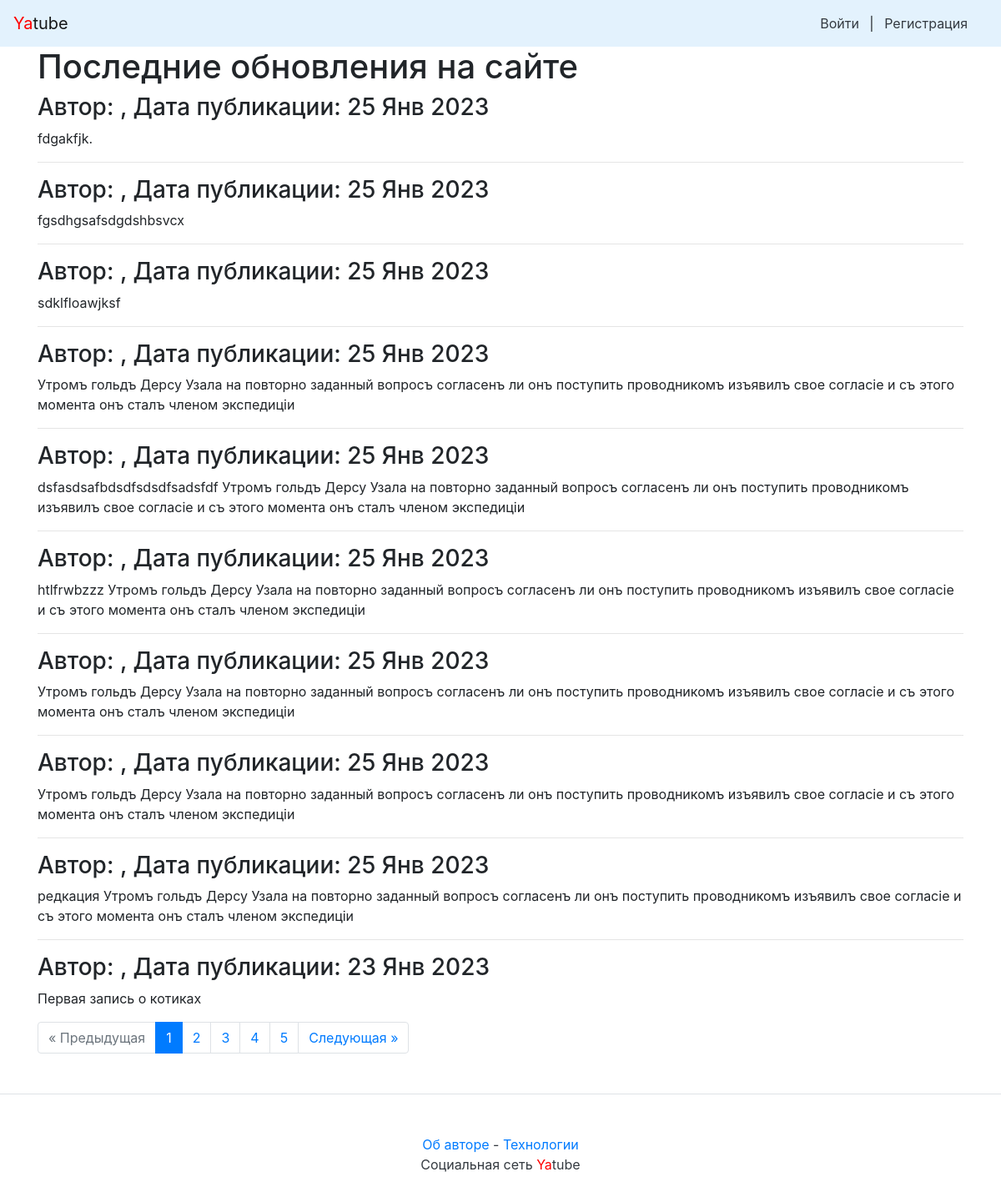
The page / on the database its author committed.
### posts/models.py (models this page shows, shortened)
class Post(models.Model):
    objects = None
    text = models.TextField(verbose_name='Текст')
    pub_date = models.DateTimeField("date published", auto_now_add=True)
    author = models.ForeignKey(
        User,
        on_delete=models.CASCADE,
        related_name="posts",
        verbose_name='Автор'
    )
    group = models.ForeignKey(
        'Group',
        on_delete=models.CASCADE,
        related_name="posts", blank=True,
        null=True,
        verbose_name='Группа'
    )
    class Meta:
        ordering = ['-pub_date']
        verbose_name = 'Пост'
        verbose_name_plural = 'Посты'

### posts/views.py (the view)
# urls.py: path("", views.index, name="index"),
def index(request):
    post_list = Post.objects.order_by('-pub_date').all()
    paginator = Paginator(post_list, 10)  # показывать по 10 записей на странице.
    page_number = request.GET.get('page')  # переменная в URL с номером запрошенной страницы
    page = paginator.get_page(page_number)  # получить записи с нужным смещением
    return render(
        request,
        'index.html',
        {'page': page, 'paginator': paginator}
    )

### posts/context_processors.py (called while the page is built)
def year(request):
    years = datetime.now().year
    return {'year': years}

### templates/index.html (shortened to what this page needs)
{% extends "base.html" %}
{% block content %}
    <h1> Последние обновления на сайте </h1>
    {% for post in page %}
        <h3>
            Автор: {{ post.author.get_full_name }}, Дата публикации: {{ post.pub_date|date:"d M Y" }}
        </h3>
        <p>{{ post.text|linebreaksbr }}</p>
        {% if not forloop.last %}<hr>{% endif %}
    {% endfor %}
    {% if page.has_other_pages %}
        {% include "paginator.html" with items=page paginator=paginator %}
    {% endif %}
{% endblock %}

### rows shown on the page
Post: pub_date "25 Янв 2023", text "fdgakfjk."
Post: pub_date "25 Янв 2023", text "fgsdhgsafsdgdshbsvcx"
Post: pub_date "25 Янв 2023", text "sdklfloawjksf"
Post: pub_date "25 Янв 2023", text "Утромъ гольдъ Дерсу Узала на повторно заданный вопросъ согласенъ ли онъ поступить проводникомъ изъявилъ свое согласіе и съ этого момента онъ сталъ членом экспедиціи"
Post: pub_date "25 Янв 2023", text "dsfasdsafbdsdfsdsdfsadsfdf Утромъ гольдъ Дерсу Узала на повторно заданный вопросъ согласенъ ли онъ поступить проводникомъ изъявилъ свое согласіе и съ этого момента онъ сталъ членом экспедиціи"
Post: pub_date "25 Янв 2023", text "htlfrwbzzz Утромъ гольдъ Дерсу Узала на повторно заданный вопросъ согласенъ ли онъ поступить проводникомъ изъявилъ свое согласіе и съ этого момента онъ сталъ членом экспедиціи"
Post: pub_date "25 Янв 2023", text "Утромъ гольдъ Дерсу Узала на повторно заданный вопросъ согласенъ ли онъ поступить проводникомъ изъявилъ свое согласіе и съ этого момента онъ сталъ членом экспедиціи"
Post: pub_date "25 Янв 2023", text "Утромъ гольдъ Дерсу Узала на повторно заданный вопросъ согласенъ ли онъ поступить проводникомъ изъявилъ свое согласіе и съ этого момента онъ сталъ членом экспедиціи"
Post: pub_date "25 Янв 2023", text "редкация Утромъ гольдъ Дерсу Узала на повторно заданный вопросъ согласенъ ли онъ поступить проводникомъ изъявилъ свое согласіе и съ этого момента онъ сталъ членом экспедиціи"
Post: pub_date "23 Янв 2023", text "Первая запись о котиках"

### other values the page prints
{{ i }} "1"
{{ i }} "2" "3" "4" "5"
